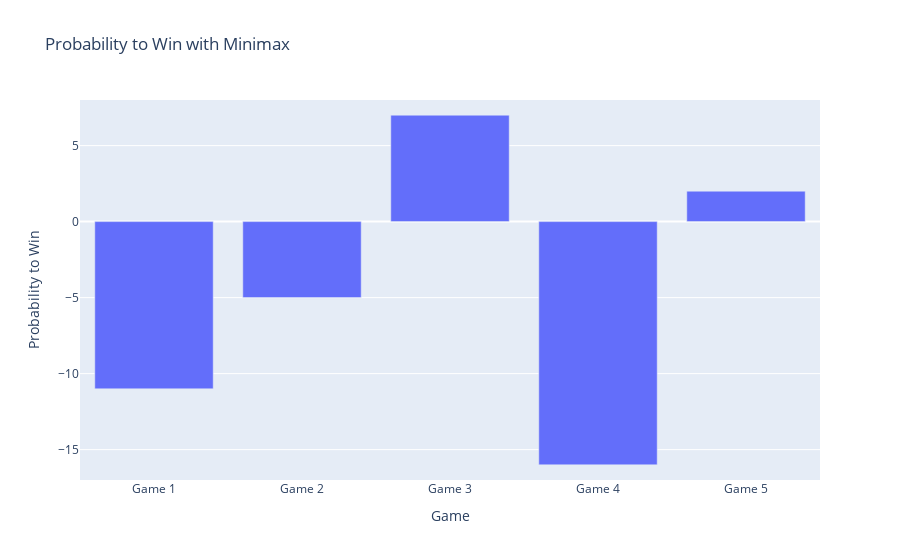

The notebook cell this image was saved under:
### Markdown cell above
### Plot de resultados para su analisis

### Code cell
# Minimax winning odds results
probabilidades = [-11, -5, 7, -16, 2]

# Create the bar chart
fig = go.Figure(data=[go.Bar(x=list(range(1, len(probabilidades)+1)), y=probabilidades)])

# Customize the chart layout
fig.update_layout(title='Probability to Win with Minimax',
                  xaxis_title='Game',
                  yaxis_title='Probability to Win',
                  xaxis=dict(tickvals=list(range(1, len(probabilidades)+1)), ticktext=[f'Game {i+1}' for i in range(len(probabilidades))]),
                  yaxis=dict(range=[min(probabilidades)-1, max(probabilidades)+1]))

# Show the graph
fig.show()

### Figure 1 — Plotly figure (JSON) as saved in the notebook; plotly's stock layout.template omitted (floating-point values rounded to 4 significant figures)
{"data": [{"type": "bar", "x": [1, 2, 3, 4, 5], "y": [-11, -5, 7, -16, 2]}], "layout": {"title": {"text": "Probability to Win with Minimax"}, "xaxis": {"ticktext": ["Game 1", "Game 2", "Game 3", "Game 4", "Game 5"], "tickvals": [1, 2, 3, 4, 5], "title": {"text": "Game"}}, "yaxis": {"range": [-17, 8], "title": {"text": "Probability to Win"}}}}
